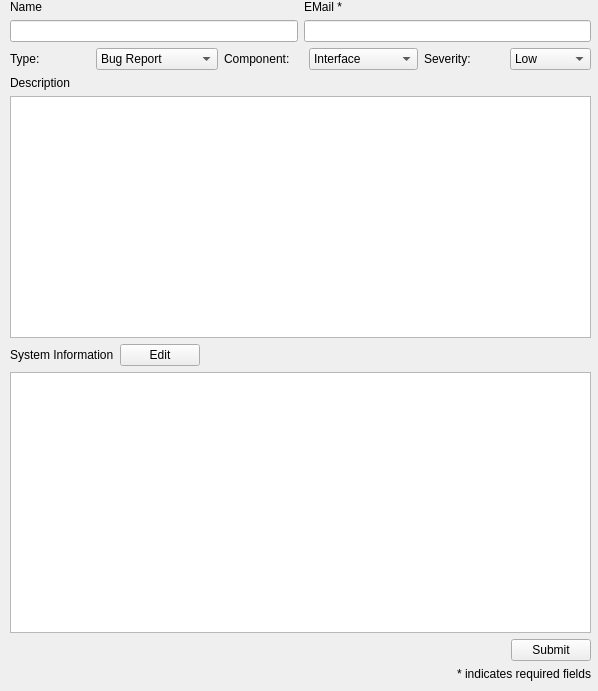
<?xml version="1.0" encoding="UTF-8"?>
<ui version="4.0">
 <class>SubmitTicket</class>
 <widget class="QWidget" name="SubmitTicket">
  <property name="geometry">
   <rect>
    <x>0</x>
    <y>0</y>
    <width>598</width>
    <height>691</height>
   </rect>
  </property>
  <property name="windowTitle">
   <string>Submit New Ticket</string>
  </property>
  <property name="toolTip">
   <string>&lt;!DOCTYPE HTML PUBLIC &quot;-//W3C//DTD HTML 4.0//EN&quot; &quot;http://www.w3.org/TR/REC-html40/strict.dtd&quot;&gt;
&lt;html&gt;&lt;head&gt;&lt;meta name=&quot;qrichtext&quot; content=&quot;1&quot; /&gt;&lt;style type=&quot;text/css&quot;&gt;
p, li { white-space: pre-wrap; }
&lt;/style&gt;&lt;/head&gt;&lt;body style=&quot; font-family:'Sans'; font-size:10pt; font-weight:400; font-style:normal;&quot;&gt;
&lt;p style=&quot; margin-top:0px; margin-bottom:0px; margin-left:0px; margin-right:0px; -qt-block-indent:0; text-indent:0px;&quot;&gt;&lt;span style=&quot; font-weight:600;&quot;&gt;Bug Report&lt;/span&gt; -- A Problem needs to be fixed or investigated further.&lt;/p&gt;
&lt;p style=&quot; margin-top:0px; margin-bottom:0px; margin-left:0px; margin-right:0px; -qt-block-indent:0; text-indent:0px;&quot;&gt;&lt;span style=&quot; font-weight:600;&quot;&gt;Feature Request &lt;/span&gt;-- Something you would like to see added to PyFarm.&lt;/p&gt;&lt;/body&gt;&lt;/html&gt;</string>
  </property>
  <widget class="QWidget" name="">
   <property name="geometry">
    <rect>
     <x>10</x>
     <y>0</y>
     <width>581</width>
     <height>681</height>
    </rect>
   </property>
   <layout class="QVBoxLayout" name="verticalLayout">
    <item>
     <layout class="QGridLayout" name="nameEmailGridLayout">
      <item row="0" column="0">
       <widget class="QLabel" name="contactNameLabel">
        <property name="font">
         <font>
          <weight>50</weight>
          <bold>false</bold>
         </font>
        </property>
        <property name="text">
         <string>Name</string>
        </property>
       </widget>
      </item>
      <item row="0" column="1">
       <widget class="QLabel" name="contactEmailLabel">
        <property name="font">
         <font>
          <weight>50</weight>
          <bold>false</bold>
         </font>
        </property>
        <property name="text">
         <string>EMail *</string>
        </property>
       </widget>
      </item>
      <item row="1" column="0">
       <widget class="QLineEdit" name="contactName"/>
      </item>
      <item row="1" column="1">
       <widget class="QLineEdit" name="contactEmail"/>
      </item>
     </layout>
    </item>
    <item>
     <layout class="QHBoxLayout" name="typeSeverityHL">
      <item>
       <widget class="QLabel" name="ticketTypeLabel">
        <property name="font">
         <font>
          <weight>50</weight>
          <bold>false</bold>
         </font>
        </property>
        <property name="text">
         <string>Type:</string>
        </property>
       </widget>
      </item>
      <item>
       <widget class="QComboBox" name="ticketType">
        <property name="toolTip">
         <string>&lt;!DOCTYPE HTML PUBLIC &quot;-//W3C//DTD HTML 4.0//EN&quot; &quot;http://www.w3.org/TR/REC-html40/strict.dtd&quot;&gt;
&lt;html&gt;&lt;head&gt;&lt;meta name=&quot;qrichtext&quot; content=&quot;1&quot; /&gt;&lt;style type=&quot;text/css&quot;&gt;
p, li { white-space: pre-wrap; }
&lt;/style&gt;&lt;/head&gt;&lt;body style=&quot; font-family:'Sans'; font-size:10pt; font-weight:400; font-style:normal;&quot;&gt;
&lt;p style=&quot; margin-top:0px; margin-bottom:0px; margin-left:0px; margin-right:0px; -qt-block-indent:0; text-indent:0px;&quot;&gt;&lt;span style=&quot; font-weight:600;&quot;&gt;Bug Report&lt;/span&gt; -- A Problem needs to be fixed or investigated further.&lt;/p&gt;
&lt;p style=&quot; margin-top:0px; margin-bottom:0px; margin-left:0px; margin-right:0px; -qt-block-indent:0; text-indent:0px;&quot;&gt;&lt;span style=&quot; font-weight:600;&quot;&gt;Feature Request &lt;/span&gt;-- Something you would like to see added to PyFarm.&lt;/p&gt;&lt;/body&gt;&lt;/html&gt;</string>
        </property>
        <property name="sizeAdjustPolicy">
         <enum>QComboBox::AdjustToContents</enum>
        </property>
        <item>
         <property name="text">
          <string>Bug Report</string>
         </property>
        </item>
        <item>
         <property name="text">
          <string>Feature Request</string>
         </property>
        </item>
       </widget>
      </item>
      <item>
       <widget class="QLabel" name="label">
        <property name="text">
         <string>Component:</string>
        </property>
       </widget>
      </item>
      <item>
       <widget class="QComboBox" name="comboBox">
        <property name="sizeAdjustPolicy">
         <enum>QComboBox::AdjustToContents</enum>
        </property>
        <item>
         <property name="text">
          <string>Interface</string>
         </property>
        </item>
        <item>
         <property name="text">
          <string>Remote Client</string>
         </property>
        </item>
        <item>
         <property name="text">
          <string>Corporate</string>
         </property>
        </item>
       </widget>
      </item>
      <item>
       <widget class="QLabel" name="severityLabel">
        <property name="font">
         <font>
          <weight>50</weight>
          <bold>false</bold>
         </font>
        </property>
        <property name="text">
         <string>Severity:</string>
        </property>
       </widget>
      </item>
      <item>
       <widget class="QComboBox" name="severityLevel">
        <property name="currentIndex">
         <number>3</number>
        </property>
        <property name="sizeAdjustPolicy">
         <enum>QComboBox::AdjustToContents</enum>
        </property>
        <item>
         <property name="text">
          <string>Critical</string>
         </property>
        </item>
        <item>
         <property name="text">
          <string>High</string>
         </property>
        </item>
        <item>
         <property name="text">
          <string>Medium</string>
         </property>
        </item>
        <item>
         <property name="text">
          <string>Low</string>
         </property>
        </item>
        <item>
         <property name="text">
          <string>Very Low</string>
         </property>
        </item>
       </widget>
      </item>
     </layout>
    </item>
    <item>
     <layout class="QVBoxLayout" name="descriptionHL">
      <item>
       <widget class="QLabel" name="descriptionLabel">
        <property name="font">
         <font>
          <weight>50</weight>
          <bold>false</bold>
         </font>
        </property>
        <property name="text">
         <string>Description</string>
        </property>
       </widget>
      </item>
      <item>
       <widget class="QTextEdit" name="description">
        <property name="toolTip">
         <string>&lt;!DOCTYPE HTML PUBLIC &quot;-//W3C//DTD HTML 4.0//EN&quot; &quot;http://www.w3.org/TR/REC-html40/strict.dtd&quot;&gt;
&lt;html&gt;&lt;head&gt;&lt;meta name=&quot;qrichtext&quot; content=&quot;1&quot; /&gt;&lt;style type=&quot;text/css&quot;&gt;
p, li { white-space: pre-wrap; }
&lt;/style&gt;&lt;/head&gt;&lt;body style=&quot; font-family:'Sans'; font-size:10pt; font-weight:400; font-style:normal;&quot;&gt;
&lt;p style=&quot; margin-top:12px; margin-bottom:0px; margin-left:0px; margin-right:0px; -qt-block-indent:0; text-indent:0px;&quot;&gt;This is where you should tell the developer what you have to say.  If you filing a bug report please use the general guidelines below:&lt;/p&gt;
&lt;ol style=&quot;-qt-list-indent: 1;&quot;&gt;&lt;li style=&quot; margin-top:12px; margin-bottom:0px; margin-left:0px; margin-right:0px; -qt-block-indent:0; text-indent:0px;&quot;&gt;Version of PyFarm being used&lt;/li&gt;
&lt;li style=&quot; margin-top:0px; margin-bottom:0px; margin-left:0px; margin-right:0px; -qt-block-indent:0; text-indent:0px;&quot;&gt;Your operating system (Type, version, and architecture)&lt;/li&gt;
&lt;li style=&quot; margin-top:0px; margin-bottom:0px; margin-left:0px; margin-right:0px; -qt-block-indent:0; text-indent:0px;&quot;&gt;The problem you are having&lt;/li&gt;
&lt;li style=&quot; margin-top:0px; margin-bottom:0px; margin-left:0px; margin-right:0px; -qt-block-indent:0; text-indent:0px;&quot;&gt;How have you tried to solve your problem&lt;/li&gt;
&lt;li style=&quot; margin-top:0px; margin-bottom:0px; margin-left:0px; margin-right:0px; -qt-block-indent:0; text-indent:0px;&quot;&gt;Did your troubleshooting change your original problem, if so how?&lt;/li&gt;
&lt;li style=&quot; margin-top:0px; margin-bottom:0px; margin-left:0px; margin-right:0px; -qt-block-indent:0; text-indent:0px;&quot;&gt;Screenshots are always good&lt;/li&gt;&lt;/ol&gt;&lt;/body&gt;&lt;/html&gt;</string>
        </property>
       </widget>
      </item>
     </layout>
    </item>
    <item>
     <layout class="QHBoxLayout" name="sysInfoEditHL">
      <item>
       <widget class="QLabel" name="sysInfoLabel">
        <property name="font">
         <font>
          <weight>50</weight>
          <bold>false</bold>
         </font>
        </property>
        <property name="text">
         <string>System Information</string>
        </property>
       </widget>
      </item>
      <item>
       <widget class="QPushButton" name="sysInfoEdit">
        <property name="toolTip">
         <string>Edit generated system info</string>
        </property>
        <property name="text">
         <string>Edit</string>
        </property>
       </widget>
      </item>
      <item>
       <spacer name="sysInfoHSpacer">
        <property name="orientation">
         <enum>Qt::Horizontal</enum>
        </property>
        <property name="sizeHint" stdset="0">
         <size>
          <width>268</width>
          <height>20</height>
         </size>
        </property>
       </spacer>
      </item>
     </layout>
    </item>
    <item>
     <widget class="QTextBrowser" name="sysInfo">
      <property name="toolTip">
       <string>&lt;!DOCTYPE HTML PUBLIC &quot;-//W3C//DTD HTML 4.0//EN&quot; &quot;http://www.w3.org/TR/REC-html40/strict.dtd&quot;&gt;
&lt;html&gt;&lt;head&gt;&lt;meta name=&quot;qrichtext&quot; content=&quot;1&quot; /&gt;&lt;style type=&quot;text/css&quot;&gt;
p, li { white-space: pre-wrap; }
&lt;/style&gt;&lt;/head&gt;&lt;body style=&quot; font-family:'Sans'; font-size:10pt; font-weight:400; font-style:normal;&quot;&gt;
&lt;p style=&quot; margin-top:0px; margin-bottom:0px; margin-left:0px; margin-right:0px; -qt-block-indent:0; text-indent:0px;&quot;&gt;This is the generated system information.  Use the &lt;span style=&quot; font-weight:600;&quot;&gt;Edit &lt;/span&gt;button to add your own text.&lt;/p&gt;&lt;/body&gt;&lt;/html&gt;</string>
      </property>
     </widget>
    </item>
    <item>
     <layout class="QHBoxLayout" name="submitHL">
      <item>
       <spacer name="submitHSpacer">
        <property name="orientation">
         <enum>Qt::Horizontal</enum>
        </property>
        <property name="sizeHint" stdset="0">
         <size>
          <width>408</width>
          <height>20</height>
         </size>
        </property>
       </spacer>
      </item>
      <item>
       <widget class="QPushButton" name="submit">
        <property name="text">
         <string>Submit</string>
        </property>
       </widget>
      </item>
     </layout>
    </item>
    <item>
     <widget class="QLabel" name="requiredFieldLabel">
      <property name="text">
       <string>* indicates required fields</string>
      </property>
      <property name="alignment">
       <set>Qt::AlignRight|Qt::AlignTrailing|Qt::AlignVCenter</set>
      </property>
      <property name="margin">
       <number>0</number>
      </property>
     </widget>
    </item>
   </layout>
  </widget>
 </widget>
 <resources/>
 <connections/>
</ui>
